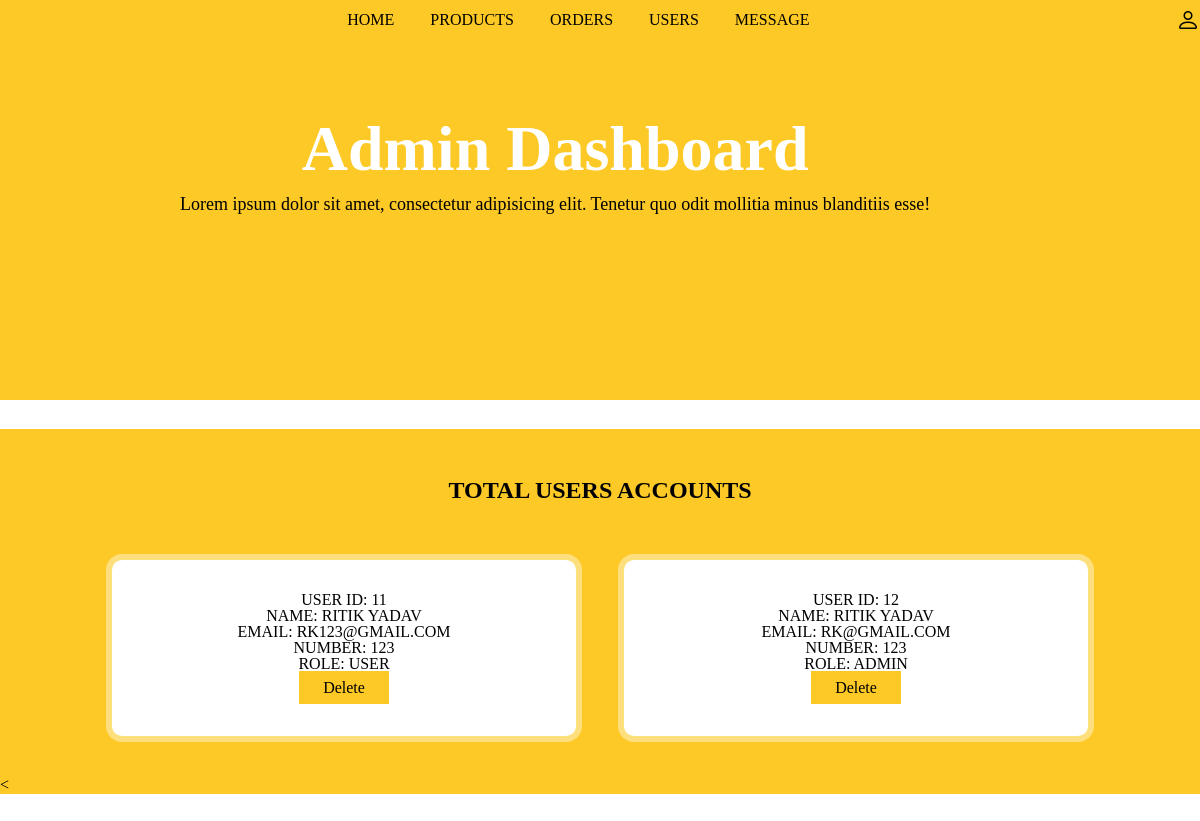
The app's page /admin_user.php (signed in) with its own data.
### tables this page shows
CREATE TABLE `users` (
  `id` int(255) NOT NULL,
  `name` varchar(255) NOT NULL,
  `number` varchar(255) NOT NULL,
  `email` varchar(255) NOT NULL,
  `password` varchar(255) NOT NULL,
  `user_type` varchar(255) NOT NULL DEFAULT 'user'
);

### admin_user.php (the view, shortened to what this page needs)
<?php
include 'connection.php';
?>
<!DOCTYPE html>
<html lang="en">
<head>
    <link rel="stylesheet" href="https://cdn.jsdelivr.net/npm/bootstrap-icons@1.5.0/font/bootstrap-icons.css">
    <link rel="stylesheet" href="style.css">
</head>
<body>
    <?php include 'admin_header.php';?>
    <div class="line4"></div>
    <div class="line4"></div>
    <section class="message-container">
        <h1 class="title">Total users accounts</h1>
        <div class="box-container">
            <?php
              $select_users = mysqli_query($conn,"SELECT * FROM `users`") or die("query failed");
              if(mysqli_num_rows($select_users)>0){
                while($fetch_users = mysqli_fetch_assoc($select_users)){
                    echo '
                    <div class="box">
                        <p>User Id: <span>' . $fetch_users['id'] . '</span></p>
                        <p>Name: <span>' . $fetch_users['name'] . '</span></p>
                        <p>Email: <span>' . $fetch_users['email'] . '</span></p>
                        <p>Number: <span>' . $fetch_users['number'] . '</span></p>
                        <p>Role: ' . $fetch_users['user_type'] . '</p>
                        <a class="edit" href="admin_user.php?delete=' . $fetch_users['id'] . '" onclick="return confirm(\'Delete this user?\');">Delete</a>
                    </div>';
                }
              } else{
                echo '<div class="empty">
                <p> No users yet !! </p>
                </div>';
              }
            ?>
        </div>
        <
    </section>
    <div class="line"></div>
</body>
</html>

### style.css (style rules this page uses)
* { margin: 0%; padding: 0%; box-sizing: border-box; user-select: none; }
:root { --box-shadow:0px 0px 0px 6px rgb(255 255 255/40%); --orange: #fcc927; }
a { text-decoration: none; }
.title { text-align: center; margin-bottom: 1rem; }
.line, .line4 { width: 100%; height: 100px; margin-top: -3.6rem; }
.line { margin-bottom: 10rem; }
.form-container::before, .show-products::before, .message-container::before, .order-container::before { content: ""; position: absolute; top: -5%; left: -10px; width: 255px; height: 650px; background-size: 225px; background-repeat: no-repeat; z-index: 100; }
.show-products,.message-container,.order-container { position: relative; background: var(--orange); margin-top: -3.5rem; }
.box-container .box { line-height: 2; }
.edit,.delete { color: black; background: var(--orange); padding: .5rem 1.5rem; text-transform: capitalize; line-height: 2; }
.box-container { padding: 2% 8%; display: grid; grid-template-columns: repeat(auto-fit,minmax(15rem,1fr)); column-gap: 1rem; }
.box-container .box { background: #fff; box-shadow: var(--box-shadow); padding: 2rem; text-align: center; border-radius: 5px; margin: 1rem; }
.message-container .title, .order-container .title { text-transform: uppercase; padding-top: 3rem; }
.box-container .box { text-align: left; padding: 1rem 2rem; }
.box-container { padding: 2% 8%; display: grid; grid-template-columns: repeat(auto-fit,minmax(20rem,1fr)); column-gap: 1rem; }
.box-container .box, .popular-brands-content .card { background:#fff; box-shadow: var(--box-shadow); padding: 2rem; margin: 1rem; text-align: center; border-radius: 10px; line-height: 1; text-transform: uppercase; position: relative; }

### records on screen
users: id "11", name "RITIK YADAV", email "RK123@GMAIL.COM", number "123", user_type "USER"
users: id "12", name "RITIK YADAV", email "RK@GMAIL.COM", number "123", user_type "ADMIN"
